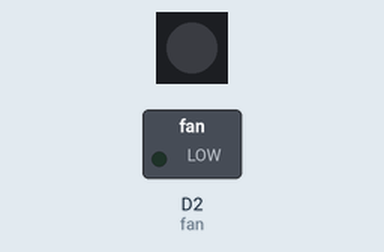
This sketch was run on a simulated ESP8266 (NodeMCU). Shown: 1 RGB LEDs in strip order, left to right, switched loads named in the sketch (green lamp = pin HIGH). WiFi joins after 1.5 s; servers stay silent unless stated; uploads are accepted with an empty reply; what the sketch prints to the serial monitor is not drawn.

Above: at 1.6 s.
Timing chart, 0 to 3.4 s (numbered marks = the images above):
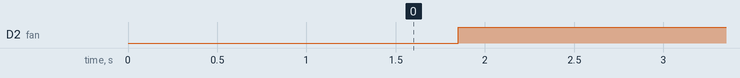

The sketch:

airPurifier_step1.ino
```cpp
#include <ESP8266WiFi.h>
#include <Adafruit_NeoPixel.h>

//============== parameters for finedust ==============
const char* ssid = "와이파이 SSID";
const char* password = "와이파이 비밀번호";

const char* host = "apis.data.go.kr";
const int httpsPort = 80;

String yourkey = "서비스키";
String station_id = "지역";

const int fineDustClean = 30; // 0~30
const int fineDustGood = 100;  // 31~100

//============== parameters for neopixel ==============
const int PIN = D3; // On Trinket or Gemma, suggest changing this to 1
const int NUMPIXELS = 1; // Popular NeoPixel ring size
Adafruit_NeoPixel pixels(NUMPIXELS, PIN, NEO_GRB + NEO_KHZ800);

//============== parameters for Fan ==============
const int fan = D2;

//============== parameters for firebase ==============
// firebase code

String utf8(String input);

void setup()
{
  Serial.begin(9600);

  Serial.println();
  Serial.print("connecting to ");

  Serial.println(ssid);
  WiFi.mode(WIFI_STA);
  WiFi.begin(ssid, password);

  while (WiFi.status() != WL_CONNECTED)
  {
    delay(500);
    Serial.print(".");
  }
  Serial.println("");
  Serial.println("WiFi connected");
  Serial.println("IP address: ");
  Serial.println(WiFi.localIP());


  Serial.print("connecting to ");
  Serial.println(host);

  pixels.begin(); // INITIALIZE NeoPixel strip object (REQUIRED)
  pinMode(fan, OUTPUT);

  // firebase code

}

void loop()
{
  String strPM10;
  int intPM10 = 0;
  WiFiClient client;

  if (!client.connect(host, httpsPort))
  {
    Serial.println("connection failed");
    return;
  }

  String url = "/B552584/ArpltnInforInqireSvc/getMsrstnAcctoRltmMesureDnsty?serviceKey="+yourkey+"&returnType=xmal&numOfRows=1&stationName="+utf8(station_id)+"&dataTerm=DAILY";
  client.print(String("GET ") + url + " HTTP/1.1\r\n" + "Host: " + host + "\r\n" + "Connection: close\r\n\r\n");

  unsigned long t = millis(); //생존시간
  while(1)
  {
    if(client.available()) break;
    if(millis() - t > 10000) break;
  }

  while(client.available())
  {
    String data = client.readStringUntil('\n'); //readline();
    Serial.print("data:");Serial.println(data);

    // data parsing code
  }

  // data parsing code

  // firebase code


  /*hardware test code START*/
  pixels.clear();
  pixels.setPixelColor(0, pixels.Color(0, 0, 150)); // BLUE
  pixels.show();
  digitalWrite(fan, HIGH);
  /*hardware test code END*/

  delay(1000);
}

String utf8(String input)
{
  String output;
  for(int i = 0;i<input.length();i++)  {
    output += "%" + String(input[i],HEX);
  }
  return output;
}
```

Measured:
- by itself, D2 (fan): LOW → HIGH at 1.9 s
